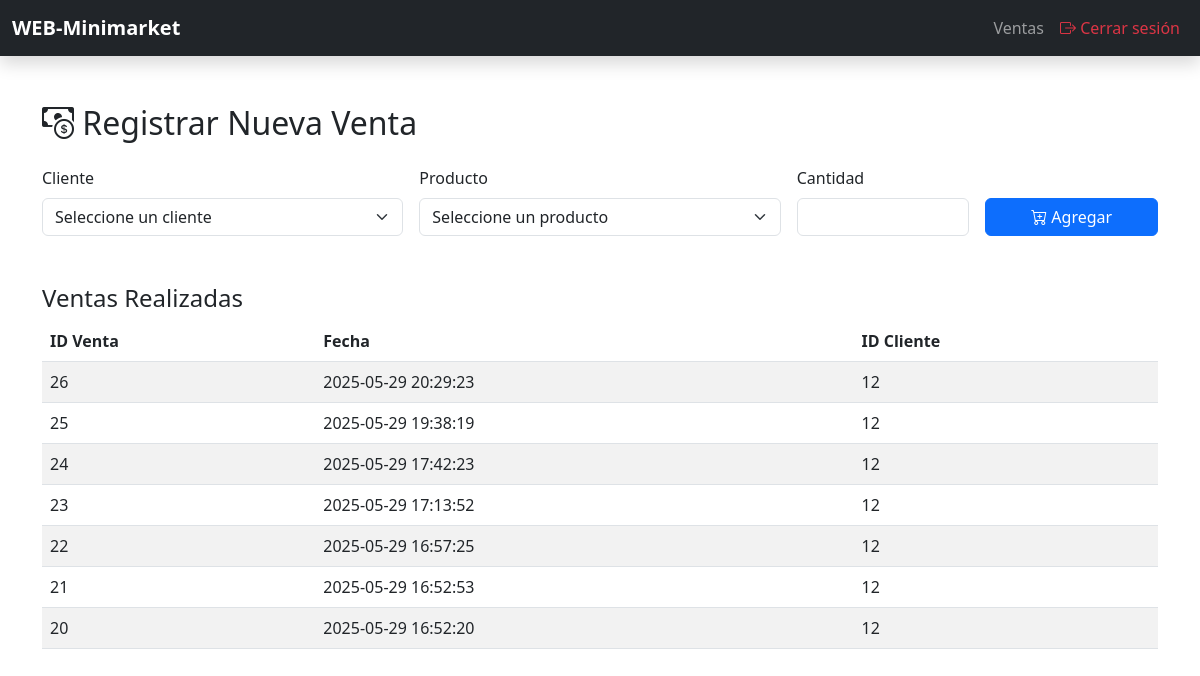
Page /ventas/ventas.php on the committed database.
### tables this page shows
CREATE TABLE `ventas` (
  `id_venta` int(11) NOT NULL,
  `fecha` datetime NOT NULL,
  `id_cliente` int(11) NOT NULL
);

### ventas/ventas.php (the view, shortened to what this page needs)
<?php
include '../conexion/conexion.php';
$stmt_ventas = $pdo->query("CALL sp_obtener_ventas()");
$ventas = $stmt_ventas->fetchAll(PDO::FETCH_ASSOC);
?>
<!DOCTYPE html>
<html lang="es">
<head>
    <link href="https://cdn.jsdelivr.net/npm/bootstrap@5.3.0/dist/css/bootstrap.min.css" rel="stylesheet">
    <link href="https://cdn.jsdelivr.net/npm/bootstrap-icons@1.10.5/font/bootstrap-icons.css" rel="stylesheet">
</head>
<body>
<nav class="navbar navbar-expand-lg navbar-dark bg-dark shadow">
    <div class="container-fluid">
        <a class="navbar-brand fw-bold" href="../vistas/principal_usuario.php">WEB-Minimarket</a>
        <div class="collapse navbar-collapse" id="navbarUsuario">
            <ul class="navbar-nav ms-auto mb-2 mb-lg-0">
                <li class="nav-item">
                    <a class="nav-link" href="ventas.php">
                        <i class="bi bi-cash-register"></i> Ventas
                    </a>
                </li>
                <li class="nav-item">
                    <a class="nav-link text-danger" href="../salir/salir.php">
                        <i class="bi bi-box-arrow-right"></i> Cerrar sesión
                    </a>
                </li>
            </ul>
        </div>
    </div>
</nav>
<div class="container mt-5">
    <h2 class="mb-4"><i class="bi bi-cash-coin"></i> Registrar Nueva Venta</h2>
    <form method="POST" class="row g-3">
        <div class="col-md-4">
            <label class="form-label">Cliente</label>
            <select name="id_cliente" class="form-select" required <?= !empty($_SESSION['carrito']) ? 'disabled' : '' ?>>
                <option value="">Seleccione un cliente</option>
            </select>
        </div>
        <div class="col-md-4">
            <label class="form-label">Producto</label>
            <select name="id_producto" class="form-select" required>
                <option value="">Seleccione un producto</option>
            </select>
        </div>
        <div class="col-md-2">
            <label class="form-label">Cantidad</label>
            <input type="number" name="cantidad" class="form-control" min="1" required>
        </div>
        <div class="col-md-2 d-flex align-items-end">
            <button type="submit" name="agregar_producto" class="btn btn-primary w-100">
                <i class="bi bi-cart-plus"></i> Agregar
            </button>
        </div>
    </form>
    <h4 class="mt-5">Ventas Realizadas</h4>
    <table class="table table-striped">
        <thead>
            <tr>
                <th>ID Venta</th>
                <th>Fecha</th>
                <th>ID Cliente</th>
            </tr>
        </thead>
        <tbody>
            <?php foreach ($ventas as $venta): ?>
                <tr>
                    <td><?= $venta['id_venta'] ?></td>
                    <td><?= $venta['fecha'] ?></td>
                    <td><?= $venta['id_cliente'] ?></td>
                </tr>
            <?php endforeach; ?>
        </tbody>
    </table>
</div>
</body>
</html>

### rows in the picture
ventas: id_venta "26", fecha "2025-05-29 20:29:23", id_cliente "12"
ventas: id_venta "25", fecha "2025-05-29 19:38:19", id_cliente "12"
ventas: id_venta "24", fecha "2025-05-29 17:42:23", id_cliente "12"
ventas: id_venta "23", fecha "2025-05-29 17:13:52", id_cliente "12"
ventas: id_venta "22", fecha "2025-05-29 16:57:25", id_cliente "12"
ventas: id_venta "21", fecha "2025-05-29 16:52:53", id_cliente "12"
ventas: id_venta "20", fecha "2025-05-29 16:52:20", id_cliente "12"
